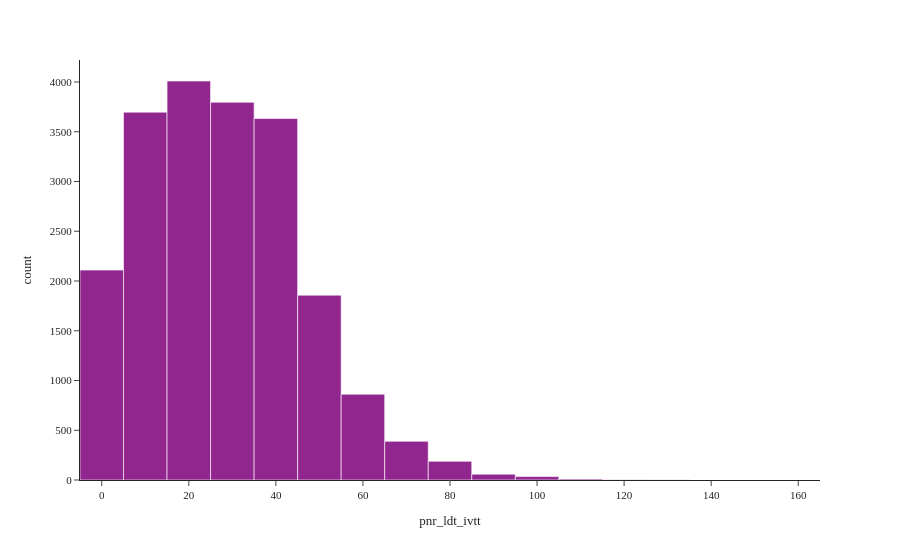

The code cell stored with this chart in its notebook:
### Code cell
fig = px.histogram(model_pnr, x="pnr_ldt_ivtt", nbins=20)
fig.show()

### Figure 1 — Plotly figure (JSON) as saved in the notebook; plotly's stock layout.template omitted (floating-point values rounded to 4 significant figures; data arrays with more than 128 entries replaced by an {"elided": "..."} marker saying what was removed)
{"data": [{"bingroup": "x", "hovertemplate": "pnr_ldt_ivtt=%{x}<br>count=%{y}<extra></extra>", "legendgroup": "", "marker": {"color": "#91268F", "pattern": {"shape": ""}}, "name": "", "nbinsx": 20, "orientation": "v", "showlegend": false, "type": "histogram", "x": {"elided": "20654 float values"}, "xaxis": "x", "yaxis": "y"}], "layout": {"barmode": "relative", "legend": {"tracegroupgap": 0}, "margin": {"t": 60}, "xaxis": {"anchor": "y", "domain": [0.0, 1.0], "title": {"text": "pnr_ldt_ivtt"}}, "yaxis": {"anchor": "x", "domain": [0.0, 1.0], "title": {"text": "count"}}}}
